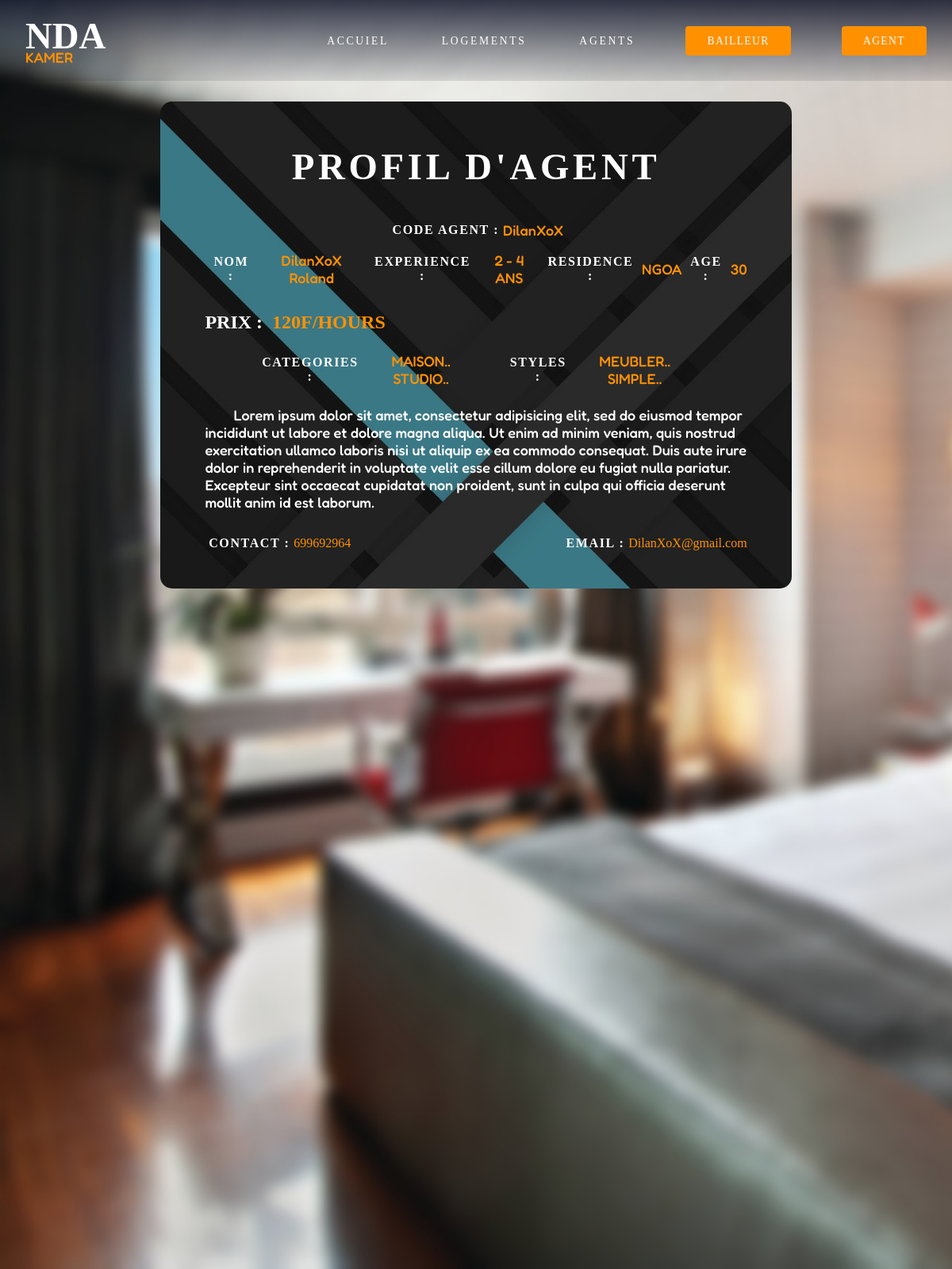
/profilAgent.php?idAgent=DilanXoX, run on the app's committed database.
### tables this page shows
CREATE TABLE `agent` (
  `nom` varchar(20) NOT NULL,
  `prenom` varchar(20) NOT NULL,
  `contact` int(20) NOT NULL,
  `email` varchar(30) NOT NULL,
  `username` varchar(20) NOT NULL,
  `password` varchar(20) NOT NULL
);

CREATE TABLE `agentinfo` (
  `IdAgent` varchar(20) NOT NULL,
  `image` varchar(30) NOT NULL,
  `residence` varchar(20) NOT NULL,
  `age` int(5) NOT NULL,
  `experience` int(5) NOT NULL,
  `prix` int(10) NOT NULL,
  `description` varchar(500) NOT NULL
);

CREATE TABLE `categorieagent` (
  `idCategorie` varchar(20) NOT NULL,
  `idAgent` varchar(20) NOT NULL,
  `agent` varchar(20) NOT NULL
);

CREATE TABLE `styleagent` (
  `idStyle` varchar(20) NOT NULL,
  `idAgent` varchar(20) NOT NULL,
  `agent` varchar(20) NOT NULL
);

### detailAgent.php (the view, shortened to what this page needs)
<?php
  require_once 'dbConnect.php';
  $idAgent = $_GET['idAgent'];
  $statement = $pdo -> prepare('SELECT * FROM agent WHERE username = :username');
  $statement->bindValue(':username', $idAgent);
  $statement->execute();
  $agent = $statement->fetch(PDO::FETCH_ASSOC);
  $statement = $pdo -> prepare('SELECT * FROM agentinfo WHERE idAgent = :idAgent');
  $statement->bindValue(':idAgent', $idAgent);
  $statement->execute();
  $agentInfo = $statement->fetch(PDO::FETCH_ASSOC);
  $statement = $pdo -> prepare('SELECT idCategorie FROM categorieagent WHERE idAgent = :idAgent');
  $statement->bindValue(':idAgent', $idAgent);
  $statement->execute();
  $categorieAgent = $statement->fetchALL(PDO::FETCH_ASSOC);
  $statement = $pdo -> prepare('SELECT idStyle FROM styleagent WHERE idAgent = :idAgent');
  $statement->bindValue(':idAgent', $idAgent);
  $statement->execute();
  $styleAgent = $statement->fetchALL(PDO::FETCH_ASSOC);
 ?>
 <!DOCTYPE html>
 <html lang="en" dir="ltr">
   <head>
   </head>
   <body>
      <div class="profil-block">
        <h1>PROFIL D'AGENT</h1>
        <div class="profil-image">
        </div>
        <div class="profil-header">
          <strong>CODE AGENT :</strong><p><?php echo $agent['username']; ?><p>
        </div>
        <div class="profil-info">
          <div class="profil-header">
            <strong>NOM :</strong><p><?php echo $agent['nom']." ".$agent['prenom']; ?><p>
          </div>
          <div class="profil-header">
            <strong>EXPERIENCE :</strong><p>
            <?php
              if($agentInfo['experience'] == 1){
                echo "1 ANS";
              }else if($agentInfo['experience'] == 2){
                echo "2 - 4 ANS";
              }else{
                echo "5+ ANS";
              }
             ?><p>
          </div>
          <div class="profil-header">
            <strong>RESIDENCE :</strong><p><?php echo $agentInfo['residence']; ?><p>
          </div>
          <div class="profil-header">
            <strong>AGE :</strong><p><?php echo $agentInfo['age']; ?><p>
          </div>
        </div>
        <div class="profil-body">
          <div class="profil-price">
            <?php
              $price =  number_format($agentInfo['prix'], 0, '.', ',');
              echo "<h2>PRIX : </h2><h2 class='price'>".$price."F/HOURS</h2>";
             ?>
          </div>
          <div class="profil-info">
            <div class="profil-header">
              <strong>CATEGORIES :</strong><p>
                <?php
                foreach ($categorieAgent as $key => $categorieAgent) {
                  echo $categorieAgent['idCategorie'].".. ";
                }
                ?><p>
            </div>
            <div class="profil-header">
              <strong>STYLES :</strong><p>
                <?php
                foreach ($styleAgent as $key => $styleAgent) {
                  echo $styleAgent['idStyle'].".. ";
                }
                ?><p>
            </div>
          </div>
          <div class="profil-descrip">
            <p><?php echo $agentInfo['description'] ?></p>
          </div>
        </div>
        <div class="profil-info">
          <div class="profil-header">
            <strong>CONTACT :</strong>
            <?php
              echo "<a target='_blank' href='https://wa.me/".$agent['contact']."'>".$agent['contact']."</a>";
            ?>
          </div>
          <div class="profil-header">
            <strong>EMAIL :</strong><a href="">
            <?php
              echo "<a target='_blank' href='mailto:".$agent['email']."'>".$agent['email']."</a>";
             ?>
          </div>
        </div>
      </div>
   </body>
 </html>

### profilAgent.php (shortened to what this page needs)
<!DOCTYPE html>
<?php
  require_once 'dbConnect.php';
 ?>
<html lang="en" dir="ltr">
  <head>
    <link rel="stylesheet" href="https://cdnjs.cloudflare.com/ajax/libs/font-awesome/4.7.0/css/font-awesome.min.css">
    <link rel="stylesheet" href="https://cdnjs.cloudflare.com/ajax/libs/font-awesome/5.15.3/css/all.min.css">
    <link rel="stylesheet" href="index.css">
    <link rel="stylesheet" href="bailleur.css">
    <link rel="stylesheet" href="profil.css">
  </head>
  <body>
    <div class="main-block bailleurVide">
      <header class="nav-block">
        <div class="side-block">
          <div class="logo-block">
            <a href="indexBailleur.php">
              <h1>NDA</h1>
              <p>KAMER</p>
            </a>
          </div>
        </div>
        <nav class="link-block">
          <ul>
            <?php if(isset($_SESSION['username'])){
              echo "<li><a href='indexBailleur.php' class='link'>ACCUIEL</a></li>";
              echo "<li><a href='indexBailleur.php#logement' class='link'>LOGEMENTS</a></li>";
              echo "<li><a href='bailleur.php' class='link'>MES LOGEMENTS</a></li>";
              echo "<li><a href='ajouterLogement.php' class='link'>AJOUTER LOGEMENT</a></li>";
              echo "<li><a href='logOut.php' class='link-btn'>LOG-OUT</a></li>";
            }else{
              echo "<li><a href='index.php' class='link'>ACCUIEL</a></li>";
              echo "<li><a href='index.php#logement' class='link'>LOGEMENTS</a></li>";
              echo "<li><a href='agent.php#logement' class='link'>AGENTS</a></li>";
              echo "<li><a href='signUp.php' class='link-btn'>BAILLEUR</a></li>";
              echo "<li><a href='signUpPage.php' class='link-btn'>AGENT</a></li>";
            } ?>
          </ul>
        </nav>
      </header>
      <div class="contain">
        <div class="chamber-block">
          <?php
            if(isset($_GET['idAgent'])){
              require_once 'detailAgent.php';
            }else{
              require_once 'profil.php';
            }
          ?>
        </div>
      </div>
    </div>
  </body>
</html>

### index.css (style rules this page uses)
* { box-sizing: border-box; }
body { margin: 0; padding: 0; box-sizing: border-box; font-family: Righteous; cursor: default; }
header { position: absolute; top: 0px; width: 100%; }
nav { padding: 0; }
a { font-family: Righteous; font-size: .85rem; text-decoration: none; }
h1,h2,h3,p { margin: 0; }
h1 { font-family: Righteous; font-size: 2.925rem; }
h2 { font-family: Righteous; font-size: 1.5rem; }
p { font-family: Fredoka; font-size: 1.125rem; }
.main-block { width: 100%; min-width: 400px; margin: auto; }
.nav-block { display: flex; justify-content: space-between; align-items: center; background-image: linear-gradient(rgba(4, 9, 30, 0.5),rgba(4, 9, 30, 0.001)); padding: 0 2em; transition: linear-gradient 0.4s ease; }
.side-block { margin-top: 1em; }
.logo-block { padding: 1em 0; line-height: 1.7em; }
.logo-block a h1 { color: #FFFFFF; }
.logo-block a p { color: #FF9100; }
.link-block { display: block; }
.link-block ul { display: flex; flex-direction: row; list-style: none; }
.link-block ul li { margin-left: 4em; }
.link-block ul li a { text-decoration: none; }
.link { color: #FFFFFF; letter-spacing: .2em; padding-left: .2em; }
.link-btn { color: #FFFFFF; background-color: #FF9100; border-radius: .3em; padding: .8em 2em; letter-spacing: .1em; border: none; }
:root { --first-color: #1A73E8; --input-color: #80868B; --border-color: #DADCE0; --normal-font-size: 1rem; --small-font-size: .75rem; }

### bailleur.css (style rules this page uses)
.contain { padding: 8em 0; height: auto; }
.main-block.bailleurVide { background-image: url(img/006.jpg); background-repeat: no-repeat; background-size: cover; height: 200vh; }
.chamber-block { display: flex; flex-flow: wrap; width: 100%; padding: 0 2em; }

### profil.css (style rules this page uses)
.profil-block { width: 70%; padding: 2em .5em; margin: auto; background-image: url(img/bkForm4k4.jpg); background-position: center; background-repeat: no-repeat; background-size: cover; color: #FFFFFF; border-radius: 15px; }
.profil-block h1 { text-align: center; margin: .5em; color: #FFFFFF; letter-spacing: .1em; }
.profil-image { width: 70%; overflow: hidden; margin: auto; }
.profil-header { text-align: center; display: flex; justify-content: center; align-items: center; }
.profil-header p { color: #FF9100; }
.profil-header strong { letter-spacing: .1em; margin: 0 .3em; }
.profil-info { width: 100%; margin: 0; padding: 1em 3em; display: flex; justify-content: space-between; }
.profil-body { padding: 1em 3em; }
.profil-price { display: flex; }
.price { color: #FF9100; margin-left: .5em; }
.profil-body .profil-header { display: flex; justify-content: flex-start; align-items: center; padding: .5em 1em; }
.profil-descrip p::first-letter { margin-left: 2em; }
.profil-header a { font-size: 16px; color: #FF9100; }

### data on the page
agent: username "DilanXoX", nom "DilanXoX", prenom "Roland", contact "699692964", email "DilanXoX@gmail.com"
agentinfo: residence "NGOA", age "30", prix "120", description "Lorem ipsum dolor sit amet, consectetur adipisicing elit, sed do eiusmod tempor incididunt ut labore et dolore magna aliqua. Ut enim ad minim veniam, quis nostrud exercitation ullamco laboris nisi ut aliquip ex ea commodo consequat. Duis aute irure dolor in reprehenderit in voluptate velit esse cillum dolore eu fugiat nulla pariatur. Excepteur sint occaecat cupidatat non proident, sunt in culpa qui officia deserunt mollit anim id est laborum."
categorieagent: idCategorie "MAISON"
categorieagent: idCategorie "STUDIO"
styleagent: idStyle "MEUBLER"
styleagent: idStyle "SIMPLE"
